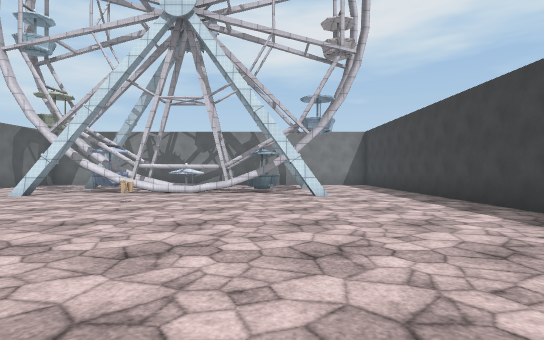
[1] (above)

17 first-person views from a walk through a scene from a Unity 3-D project. The camera is 1.4 m above the floor, looks level and sees 80° across. The floor is counted in squares, 2 m on a side. Each view is taken from the middle of a square. On the plan, view 1 faces up. The plan holds only what a view shows up to about 10 squares ahead; the rest is blank. The place goes on beyond the plan. The player character is not drawn. Some animated figures are left out. Surface patterns are stand-ins for the level's own textures.

[2]
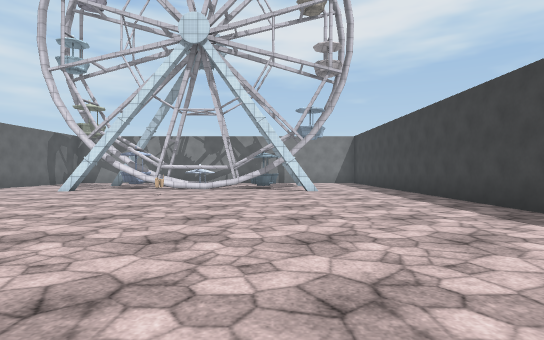

[3]
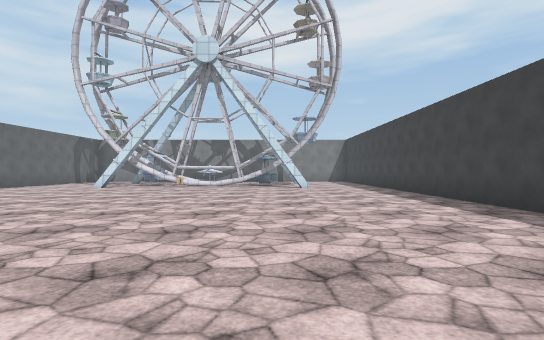

[4]
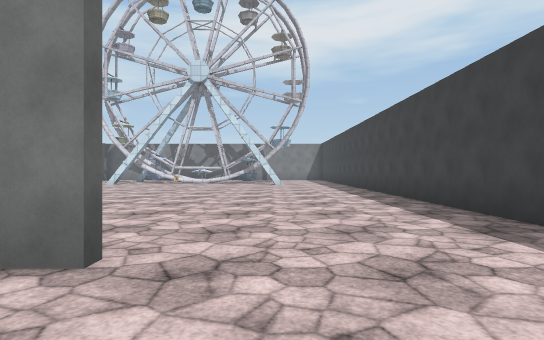

[5]
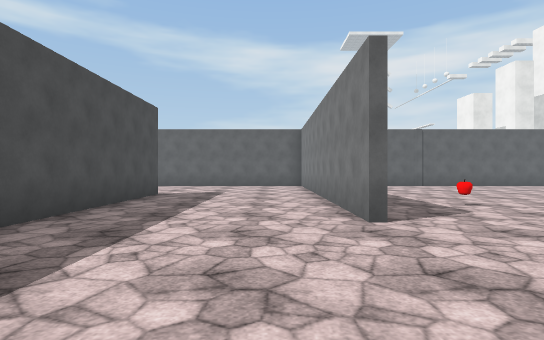

[6]
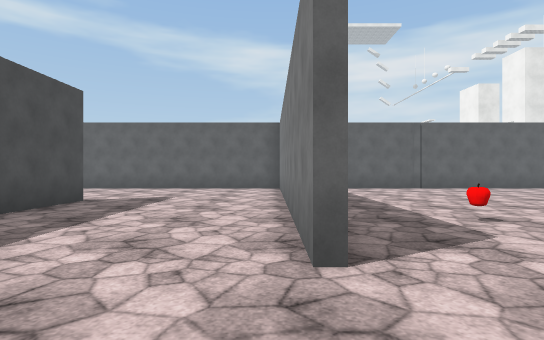

[7]
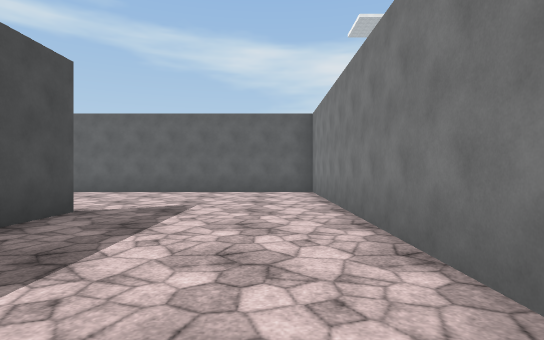

[8]
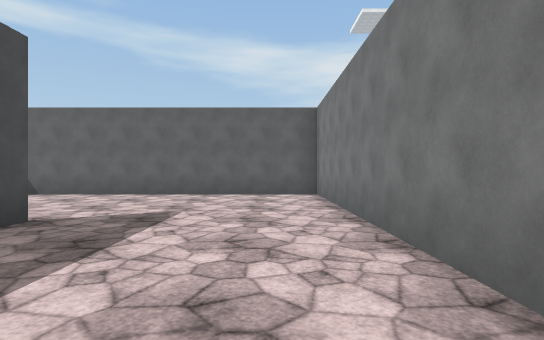

[9]
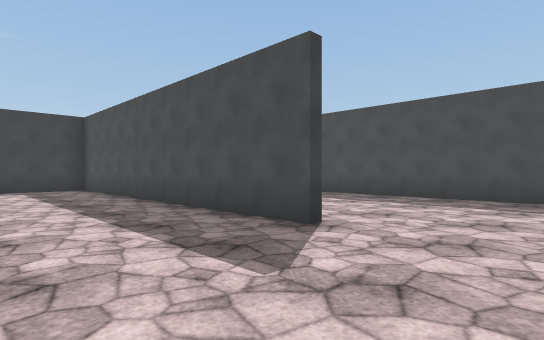

[10]
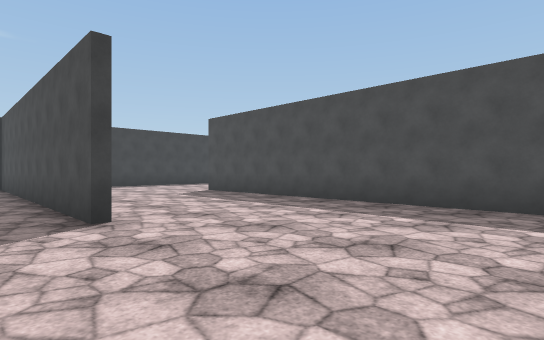

[11]
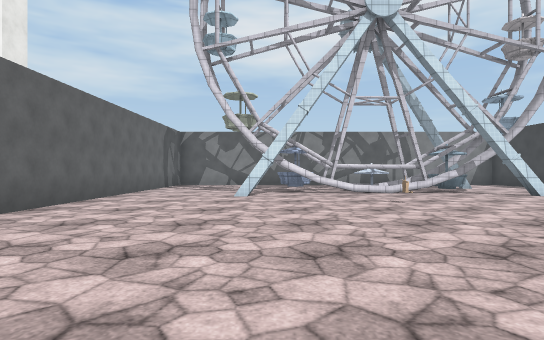

[12]
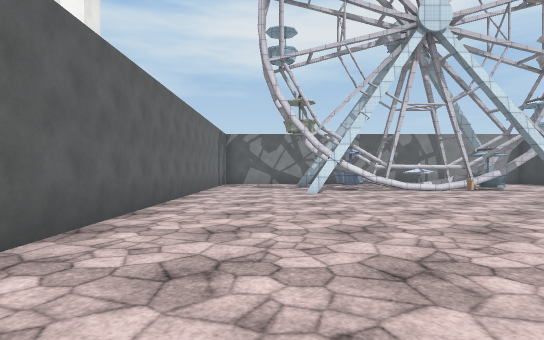

[13]
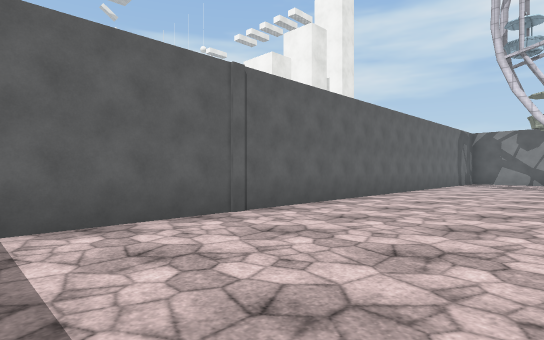

[14]
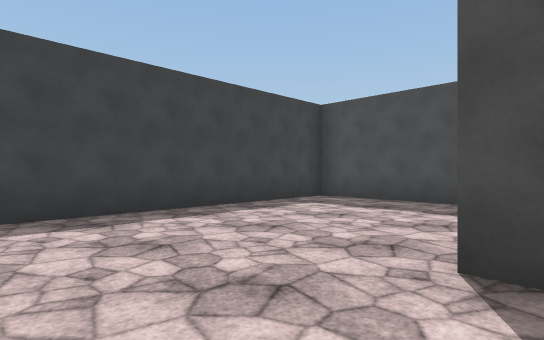

[15]
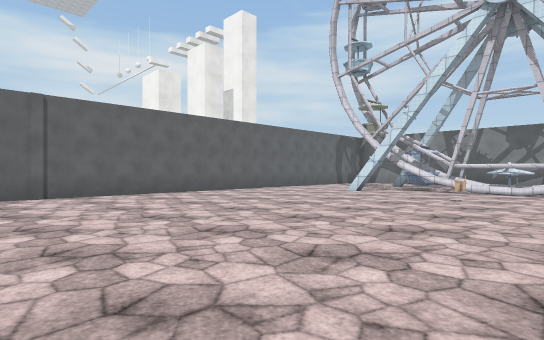

[16]
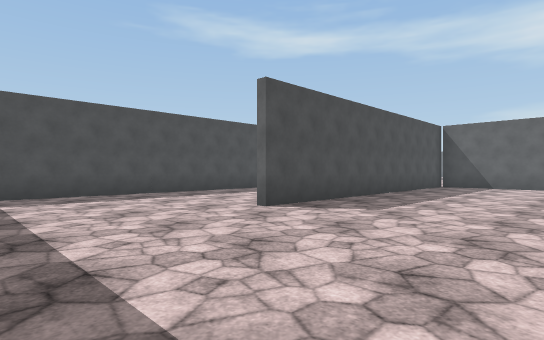

[17]
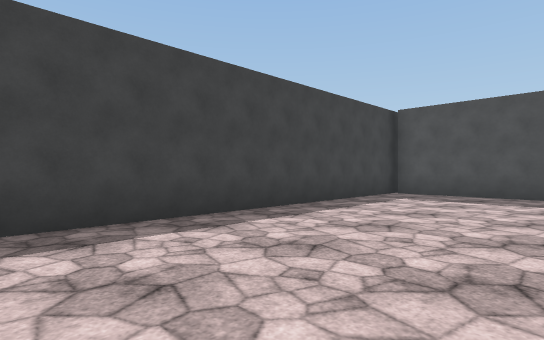

### Floor plan
Points are (right, up) in squares from view 1. A wall is a line through its corners. A room is listed if a view was taken in it or the views show most of it. See-through windows are left out.
Room 1 (views 1, 2, 3, 4, 5, 6, 7, 8, 9, 10, 11, 12, 13, 14, 15, 16, 17)
walls: (-9.5, -14.5) (-0.2, -14.5); (-5.5, -9.3) (4.4, -9.3) (4.4, 10); (-0.9, -4.5) (-0.2, -4.5); (-0.2, -4.7) (-10.3, -4.7) (-10.3, -13); (-0.6, -19.6) (4.4, -19.6) (4.4, -10.4); (-6, 8.7) (-6.9, 8.7); (-10.3, 10) (-10.3, -2.6); (-6.4, 9.1) (-6.5, 8.6); (-3.5, 9.7) (-4.6, 9.7); (-1.2, 9.9) (-4.2, 9.9); (0.8, 8.6) (0.8, 9.1); (-0.5, 9.7) (-2.5, 9.7); (1.5, 8.8) (0.5, 8.8)
low walls: (-3.6, 9.6) (-4.5, 9.7); (-0.5, 9.8) (-1.3, 9.7)
objects: other object (-5, 10); other object (-3, 7); other object (-3, 10); apple (-2, -2); other object (0, 10)

Where each view was taken, in squares from view 1:
view 1: 0 up, 0 right, facing up
view 2: 2 down, 0 right, facing up
view 3: 4 down, 0 right, facing up
view 4: 7 down, 1 right, facing up
view 5: 6 down, 4 right, facing left
view 6: 5 down, 2 right, facing left
view 7: 6 down, 0 right, facing left
view 8: 6 down, 1 left, facing left
view 9: 6 down, 8 left, facing down-right
view 10: 8 down, 10 left, facing down-right
view 11: 0 up, 6 left, facing up
view 12: 1 down, 8 left, facing up
view 13: 3 down, 6 left, facing up-left
view 14: 2 down, 1 left, facing down-right
view 15: 1 down, 1 left, facing up-left
view 16: 10 down, 4 right, facing down-left
view 17: 10 down, 0 right, facing down-right
